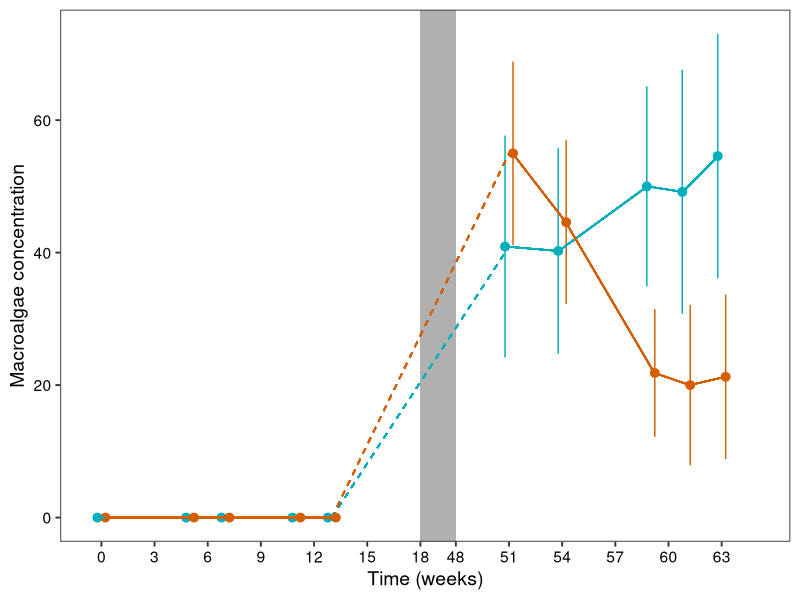
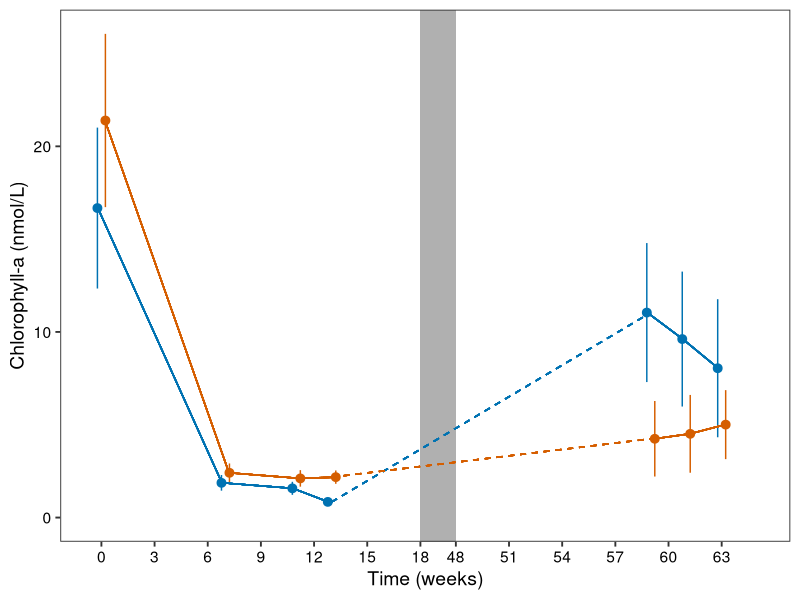

Write R code to recreate these figures, in order.
## ---- chunk 1
library(dplyr)
library(ggplot2)
library(plotrix)   
library(lme4)      
library(car)       
## ---- chunk 2
df <- read.table("datamacroalgae.txt", sep = "\t", header = TRUE)

# Convert treatment to lowercase
df <- df %>%
  mutate(treatment = tolower(treatment))

# Summarize macroalgae data
mdata.plot <- df %>%
  group_by(year, timepoint, treatment) %>%
  summarise(
    macroalgae_av = mean(macroalgae, na.rm = TRUE),
    macroalgae_se = std.error(macroalgae),
    .groups = "drop"
  )

# Transformation function
transform_x <- function(x) {
  ifelse(x < 18, x, 
         ifelse(x >= 18 & x <= 48, 18 + (x - 18) / 15, 
                18 + (48 - 18) / 15 + (x - 48) * 1))
}
## ---- chunk 3
get_val <- function(tp, treat) {
  mdata.plot$macroalgae_av[mdata.plot$timepoint == tp & mdata.plot$treatment == treat]
}

# Control
ctrl_0  <- get_val(0,  "control")
ctrl_5  <- get_val(5,  "control")
ctrl_7  <- get_val(7,  "control")
ctrl_11 <- get_val(11, "control")
ctrl_13 <- get_val(13, "control")
ctrl_51 <- get_val(51, "control")
ctrl_54 <- get_val(54, "control")
ctrl_59 <- get_val(59, "control")
ctrl_61 <- get_val(61, "control")
ctrl_63 <- get_val(63, "control")

# Herbivory
herb_0  <- get_val(0,  "herbivory")
herb_5  <- get_val(5,  "herbivory")
herb_7  <- get_val(7,  "herbivory")
herb_11 <- get_val(11, "herbivory")
herb_13 <- get_val(13, "herbivory")
herb_51 <- get_val(51, "herbivory")
herb_54 <- get_val(54, "herbivory")
herb_59 <- get_val(59, "herbivory")
herb_61 <- get_val(61, "herbivory")
herb_63 <- get_val(63, "herbivory")
## ---- chunk 4
px1D <- ggplot(mdata.plot, aes(x = transform_x(timepoint), y = macroalgae_av, color = treatment)) +
  theme_bw(base_size = 14) +
  geom_pointrange(aes(ymin = macroalgae_av - macroalgae_se, ymax = macroalgae_av + macroalgae_se),
                  position = position_dodge(0.9)) +
  theme(axis.title.x = element_text(color = "black"),
        axis.text.x = element_text(color = "black"),
        axis.text.y = element_text(color = "black"),
        axis.title.y = element_text(color = "black"),
        panel.grid = element_blank(),
        legend.position = "none",
        plot.title = element_text(hjust = 0.5)) +
  scale_color_manual(name = "Legend", values = c("#00afbb", "#D55E00"),
                     labels = c("control", "herbivory"),
                     breaks = c("control", "herbivory")) +
  scale_x_continuous(
    breaks = transform_x(c(0, 3, 6, 9, 12, 15, 18, 48, 51, 54, 57, 60, 63)),
    labels = c("0", "3", "6", "9", "12", "15", "18", "48", "51", "54", "57", "60", "63")
  ) +
  expand_limits(x = c(0, transform_x(65)), y = 0) +
  annotate("rect", xmin = transform_x(18), xmax = transform_x(48),
           ymin = -Inf, ymax = Inf, fill = "#B0B0B0", color = NA) +
  
  # Segments - control
  geom_segment(aes(x = transform_x(0) - 0.2, xend = transform_x(5) - 0.2, y = ctrl_0, yend = ctrl_5), color = "#00afbb", inherit.aes = FALSE) +
  geom_segment(aes(x = transform_x(5) - 0.2, xend = transform_x(7) - 0.2, y = ctrl_5, yend = ctrl_7), color = "#00afbb", inherit.aes = FALSE) +
  geom_segment(aes(x = transform_x(7) - 0.2, xend = transform_x(11) - 0.2, y = ctrl_7, yend = ctrl_11), color = "#00afbb", inherit.aes = FALSE) +
  geom_segment(aes(x = transform_x(11) - 0.2, xend = transform_x(13) - 0.2, y = ctrl_11, yend = ctrl_13), color = "#00afbb", inherit.aes = FALSE) +
  
  # Segments - herbivory
  geom_segment(aes(x = transform_x(0) + 0.2, xend = transform_x(5) + 0.2, y = herb_0, yend = herb_5), color = "#D55E00", inherit.aes = FALSE) +
  geom_segment(aes(x = transform_x(5) + 0.2, xend = transform_x(7) + 0.2, y = herb_5, yend = herb_7), color = "#D55E00", inherit.aes = FALSE) +
  geom_segment(aes(x = transform_x(7) + 0.2, xend = transform_x(11) + 0.2, y = herb_7, yend = herb_11), color = "#D55E00", inherit.aes = FALSE) +
  geom_segment(aes(x = transform_x(11) + 0.2, xend = transform_x(13) + 0.2, y = herb_11, yend = herb_13), color = "#D55E00", inherit.aes = FALSE) +
  
  # Dashed segment to week 51
  geom_segment(aes(x = transform_x(13), xend = transform_x(51), y = ctrl_13, yend = ctrl_51),
               color = "#00afbb", linetype = "dashed", inherit.aes = FALSE) +
  geom_segment(aes(x = transform_x(13), xend = transform_x(51), y = herb_13, yend = herb_51),
               color = "#D55E00", linetype = "dashed", inherit.aes = FALSE) +
  
  # Later control
  geom_segment(aes(x = transform_x(51) - 0.2, xend = transform_x(54) - 0.2, y = ctrl_51, yend = ctrl_54), color = "#00afbb", inherit.aes = FALSE) +
  geom_segment(aes(x = transform_x(54) - 0.2, xend = transform_x(59) - 0.2, y = ctrl_54, yend = ctrl_59), color = "#00afbb", inherit.aes = FALSE) +
  geom_segment(aes(x = transform_x(59) - 0.2, xend = transform_x(61) - 0.2, y = ctrl_59, yend = ctrl_61), color = "#00afbb", inherit.aes = FALSE) +
  geom_segment(aes(x = transform_x(61) - 0.2, xend = transform_x(63) - 0.2, y = ctrl_61, yend = ctrl_63), color = "#00afbb", inherit.aes = FALSE) +
  
  # Later herbivory
  geom_segment(aes(x = transform_x(51) + 0.2, xend = transform_x(54) + 0.2, y = herb_51, yend = herb_54), color = "#D55E00", inherit.aes = FALSE) +
  geom_segment(aes(x = transform_x(54) + 0.2, xend = transform_x(59) + 0.2, y = herb_54, yend = herb_59), color = "#D55E00", inherit.aes = FALSE) +
  geom_segment(aes(x = transform_x(59) + 0.2, xend = transform_x(61) + 0.2, y = herb_59, yend = herb_61), color = "#D55E00", inherit.aes = FALSE) +
  geom_segment(aes(x = transform_x(61) + 0.2, xend = transform_x(63) + 0.2, y = herb_61, yend = herb_63), color = "#D55E00", inherit.aes = FALSE) +
  
  labs(x = "Time (weeks)", y = "Macroalgae concentration")

px1D
## ---- chunk 5
df1 <- df %>%
  filter(timepoint %in% c(59, 61, 63)) %>%
  mutate(
    macroalgae_prop = (macroalgae + 0.01) / 100.02,  
    macroalgae_logit = log(macroalgae_prop / (1 - macroalgae_prop))
  )

model <- lmer(macroalgae_logit~ treatment + (1|timepoint) + (1|pond), data = df1)
Anova(model,test="F")
## ---- chunk 6
df <- read.table("chla.txt", sep = "\t", header = TRUE)

mdata.plot <- df %>%
  group_by(year, timepoint, treatment) %>%
  summarise(
    chla_av = mean(Chlorophyll_a),
    chla_se = std.error(Chlorophyll_a),
    .groups = 'drop'
  ) %>%
  subset(timepoint %in% c(0, 7, 11, 13, 59, 61, 63))
## ---- chunk 7
transform_x <- function(x) {
  ifelse(x < 18, x,
         ifelse(x >= 18 & x <= 48, 18 + (x - 18) / 15,
                18 + (48 - 18) / 15 + (x - 48) * 1))
}
## ---- chunk 8
px4 <- ggplot(mdata.plot, aes(x = transform_x(timepoint), y = chla_av, color = treatment)) +
  theme_bw(base_size = 14) +
  geom_pointrange(aes(ymin = chla_av - chla_se, ymax = chla_av + chla_se), position = position_dodge(0.9)) +
  theme(axis.title.x = element_text(color = "black"),
        axis.text.x = element_text(color = "black"),
        axis.text.y = element_text(color = "black"),
        axis.title.y = element_text(color = "black"),
        panel.grid = element_blank(),
        legend.position = "none",
        plot.title = element_text(hjust = 0.5)) +
  scale_color_manual(name = "Legend", values = c("#0072B2", "#D55E00"),
                     labels = c("control", "herbivory"),
                     breaks = c("control", "herbivory")) +
  scale_x_continuous(
    breaks = transform_x(c(0, 3, 6, 9, 12, 15, 18, 48, 51, 54, 57, 60, 63)),
    labels = c("0", "3", "6", "9", "12", "15", "18", "48", "51", "54", "57", "60", "63")
  ) +
  expand_limits(x = c(0, transform_x(65)), y = 0) +
  geom_rect(aes(xmin = transform_x(18), xmax = transform_x(48), ymin = -Inf, ymax = Inf),
            fill = "#B0B0B0", color = "transparent", inherit.aes = FALSE) +
  
  geom_segment(data = mdata.plot,
               aes(x = transform_x(0) - 0.2, xend = transform_x(7) - 0.2,
                   y = chla_av[treatment == "control" & timepoint == 0],
                   yend = chla_av[treatment == "control" & timepoint == 7]),
               color = "#0072B2") +
  geom_segment(data = mdata.plot,
               aes(x = transform_x(7) - 0.2, xend = transform_x(11) - 0.2,
                   y = chla_av[treatment == "control" & timepoint == 7],
                   yend = chla_av[treatment == "control" & timepoint == 11]),
               color = "#0072B2") +
  geom_segment(data = mdata.plot,
               aes(x = transform_x(11) - 0.2, xend = transform_x(13) - 0.2,
                   y = chla_av[treatment == "control" & timepoint == 11],
                   yend = chla_av[treatment == "control" & timepoint == 13]),
               color = "#0072B2") +
  geom_segment(data = mdata.plot,
               aes(x = transform_x(0) + 0.2, xend = transform_x(7) + 0.2,
                   y = chla_av[treatment == "herbivory" & timepoint == 0],
                   yend = chla_av[treatment == "herbivory" & timepoint == 7]),
               color = "#D55E00") +
  geom_segment(data = mdata.plot,
               aes(x = transform_x(7) + 0.2, xend = transform_x(11) + 0.2,
                   y = chla_av[treatment == "herbivory" & timepoint == 7],
                   yend = chla_av[treatment == "herbivory" & timepoint == 11]),
               color = "#D55E00") +
  geom_segment(data = mdata.plot,
               aes(x = transform_x(11) + 0.2, xend = transform_x(13) + 0.2,
                   y = chla_av[treatment == "herbivory" & timepoint == 11],
                   yend = chla_av[treatment == "herbivory" & timepoint == 13]),
               color = "#D55E00") +
  
  geom_segment(aes(x = transform_x(13), xend = transform_x(59),
                   y = chla_av[mdata.plot$treatment == "control" & mdata.plot$timepoint == 13],
                   yend = chla_av[mdata.plot$treatment == "control" & mdata.plot$timepoint == 59]),
               color = "#0072B2", linetype = "dashed") +
  
  geom_segment(aes(x = transform_x(13), xend = transform_x(59),
                   y = chla_av[mdata.plot$treatment == "herbivory" & mdata.plot$timepoint == 13],
                   yend = chla_av[mdata.plot$treatment == "herbivory" & mdata.plot$timepoint == 59]),
               color = "#D55E00", linetype = "dashed") +
  
  geom_segment(data = mdata.plot,
               aes(x = transform_x(59) - 0.2, xend = transform_x(61) - 0.2,
                   y = chla_av[treatment == "control" & timepoint == 59],
                   yend = chla_av[treatment == "control" & timepoint == 61]),
               color = "#0072B2") +
  geom_segment(data = mdata.plot,
               aes(x = transform_x(61) - 0.2, xend = transform_x(63) - 0.2,
                   y = chla_av[treatment == "control" & timepoint == 61],
                   yend = chla_av[treatment == "control" & timepoint == 63]),
               color = "#0072B2") +
  
  geom_segment(data = mdata.plot,
               aes(x = transform_x(59) + 0.2, xend = transform_x(61) + 0.2,
                   y = chla_av[treatment == "herbivory" & timepoint == 59],
                   yend = chla_av[treatment == "herbivory" & timepoint == 61]),
               color = "#D55E00") +
  geom_segment(data = mdata.plot,
               aes(x = transform_x(61) + 0.2, xend = transform_x(63) + 0.2,
                   y = chla_av[treatment == "herbivory" & timepoint == 61],
                   yend = chla_av[treatment == "herbivory" & timepoint == 63]),
               color = "#D55E00") +
  
  labs(x = "Time (weeks)",
       y = "Chlorophyll-a (nmol/L)")

px4
## ---- chunk 9
df1 <- df %>%
  filter(timepoint %in% c(7, 11, 13))

model <- lmer(Chlorophyll_a ~ treatment + (timepoint|pond), data = df1)
Anova(model,test="F")
## ---- chunk 10

df2 <- df %>%
  filter(timepoint %in% c(59, 61, 63))

model <- lmer(Chlorophyll_a ~ treatment + (timepoint|pond), data = df2)
Anova(model,test="F")

